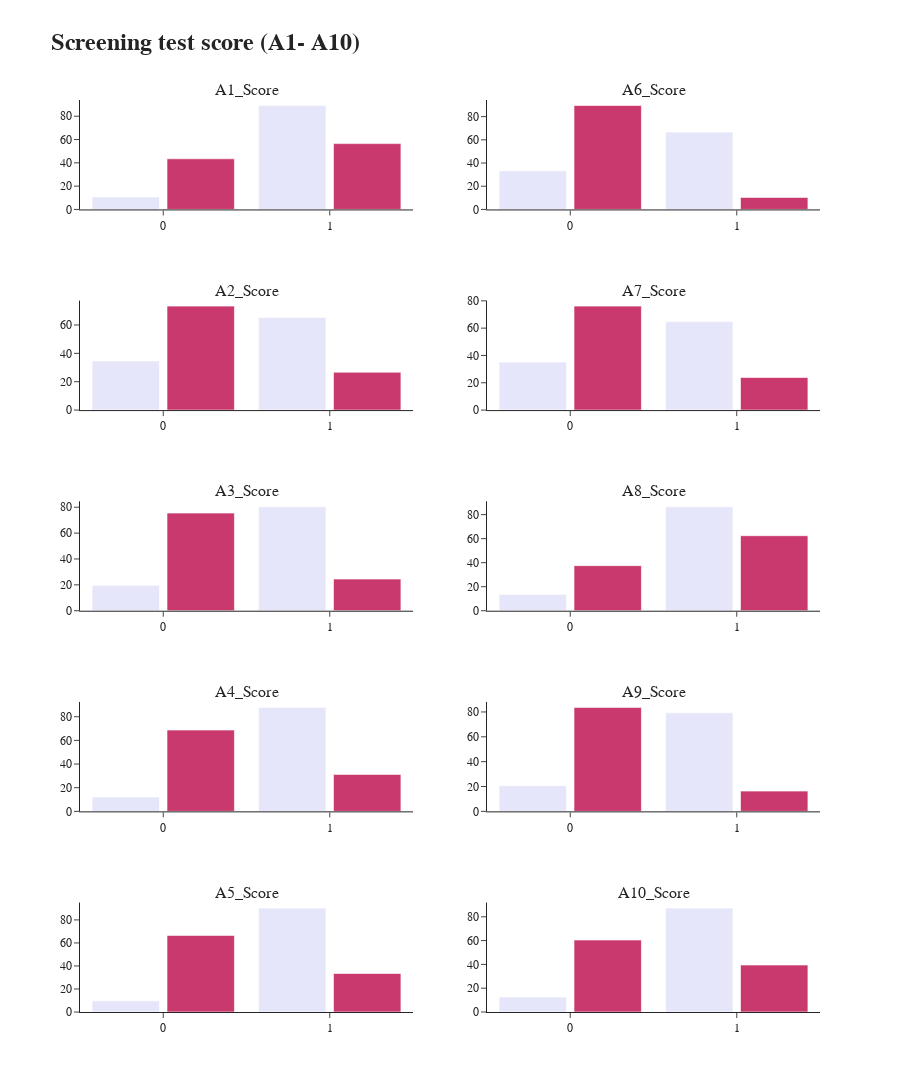

The code cell stored with this chart in its notebook:
### Markdown cell above
- Screening Test scores (QA1-10)

### Code cell
fig = make_subplots(rows=5, cols=2,
                   subplot_titles=('A1_Score','A6_Score', 'A2_Score', 'A7_Score','A3_Score', 
                                   'A8_Score','A4_Score','A9_Score', 'A5_Score','A10_Score',
                                   ))     
num_cols = ['A1_Score', 'A2_Score', 'A3_Score', 'A4_Score', 'A5_Score', 'A6_Score', 'A7_Score', 'A8_Score', 'A9_Score', 'A10_Score']

for i, feat in enumerate(num_cols[0:5]):
    fig.add_trace(go.Histogram(x=ASD_pos[feat],histnorm='percent',
                  name='ASD_pos', marker_color = 'lavender'),
                  row=i+1, col=1)
    fig.add_trace(go.Histogram(x=ASD_neg[feat],histnorm='percent',
                  name='ASD_neg', marker_color = '#c11754', opacity=0.85),

                 row=i+1, col=1)    
    fig.update_layout(barmode='overlay')
                           
for j, feat in enumerate(num_cols[5:12]):
    fig.add_trace(go.Histogram(x=ASD_pos[feat],histnorm='percent',
                  name='ASD_pos', marker_color = 'lavender'),
                 row=j+1, col=2)
    fig.add_trace(go.Histogram(x=ASD_neg[feat],histnorm='percent',
                  name='ASD_neg', marker_color = '#c11754', opacity=0.85),
                 row=j+1, col=2)    
    fig.update_layout(barmode='overlay')

fig.update_layout(title=" <b> Screening test score (A1- A10) <b>",
                      font_family="San Serif",
                      titlefont={'size': 24},
                      width=900, height=1200,
                      template='simple_white',
                      showlegend=False,
                      bargap=0.1, 
                      bargroupgap=0.1,
                  legend=dict(
                  orientation="v", y=1, yanchor="top", x=1.0, xanchor="right" )                 
                     )

fig.update_layout(barmode='group')
fig.show()

### Figure 1 — Plotly figure (JSON) as saved in the notebook; plotly's stock layout.template omitted (floating-point values rounded to 4 significant figures; data arrays with more than 128 entries replaced by an {"elided": "..."} marker saying what was removed)
{"data": [{"histnorm": "percent", "marker": {"color": "lavender"}, "name": "ASD_pos", "type": "histogram", "x": {"elided": "372 int values"}, "xaxis": "x", "yaxis": "y"}, {"histnorm": "percent", "marker": {"color": "#c11754"}, "name": "ASD_neg", "opacity": 0.85, "type": "histogram", "x": {"elided": "1127 int values"}, "xaxis": "x", "yaxis": "y"}, {"histnorm": "percent", "marker": {"color": "lavender"}, "name": "ASD_pos", "type": "histogram", "x": {"elided": "372 int values"}, "xaxis": "x3", "yaxis": "y3"}, {"histnorm": "percent", "marker": {"color": "#c11754"}, "name": "ASD_neg", "opacity": 0.85, "type": "histogram", "x": {"elided": "1127 int values"}, "xaxis": "x3", "yaxis": "y3"}, {"histnorm": "percent", "marker": {"color": "lavender"}, "name": "ASD_pos", "type": "histogram", "x": {"elided": "372 int values"}, "xaxis": "x5", "yaxis": "y5"}, {"histnorm": "percent", "marker": {"color": "#c11754"}, "name": "ASD_neg", "opacity": 0.85, "type": "histogram", "x": {"elided": "1127 int values"}, "xaxis": "x5", "yaxis": "y5"}, {"histnorm": "percent", "marker": {"color": "lavender"}, "name": "ASD_pos", "type": "histogram", "x": {"elided": "372 int values"}, "xaxis": "x7", "yaxis": "y7"}, {"histnorm": "percent", "marker": {"color": "#c11754"}, "name": "ASD_neg", "opacity": 0.85, "type": "histogram", "x": {"elided": "1127 int values"}, "xaxis": "x7", "yaxis": "y7"}, {"histnorm": "percent", "marker": {"color": "lavender"}, "name": "ASD_pos", "type": "histogram", "x": {"elided": "372 int values"}, "xaxis": "x9", "yaxis": "y9"}, {"histnorm": "percent", "marker": {"color": "#c11754"}, "name": "ASD_neg", "opacity": 0.85, "type": "histogram", "x": {"elided": "1127 int values"}, "xaxis": "x9", "yaxis": "y9"}, {"histnorm": "percent", "marker": {"color": "lavender"}, "name": "ASD_pos", "type": "histogram", "x": {"elided": "372 int values"}, "xaxis": "x2", "yaxis": "y2"}, {"histnorm": "percent", "marker": {"color": "#c11754"}, "name": "ASD_neg", "opacity": 0.85, "type": "histogram", "x": {"elided": "1127 int values"}, "xaxis": "x2", "yaxis": "y2"}, {"histnorm": "percent", "marker": {"color": "lavender"}, "name": "ASD_pos", "type": "histogram", "x": {"elided": "372 int values"}, "xaxis": "x4", "yaxis": "y4"}, {"histnorm": "percent", "marker": {"color": "#c11754"}, "name": "ASD_neg", "opacity": 0.85, "type": "histogram", "x": {"elided": "1127 int values"}, "xaxis": "x4", "yaxis": "y4"}, {"histnorm": "percent", "marker": {"color": "lavender"}, "name": "ASD_pos", "type": "histogram", "x": {"elided": "372 int values"}, "xaxis": "x6", "yaxis": "y6"}, {"histnorm": "percent", "marker": {"color": "#c11754"}, "name": "ASD_neg", "opacity": 0.85, "type": "histogram", "x": {"elided": "1127 int values"}, "xaxis": "x6", "yaxis": "y6"}, {"histnorm": "percent", "marker": {"color": "lavender"}, "name": "ASD_pos", "type": "histogram", "x": {"elided": "372 int values"}, "xaxis": "x8", "yaxis": "y8"}, {"histnorm": "percent", "marker": {"color": "#c11754"}, "name": "ASD_neg", "opacity": 0.85, "type": "histogram", "x": {"elided": "1127 int values"}, "xaxis": "x8", "yaxis": "y8"}, {"histnorm": "percent", "marker": {"color": "lavender"}, "name": "ASD_pos", "type": "histogram", "x": {"elided": "372 int values"}, "xaxis": "x10", "yaxis": "y10"}, {"histnorm": "percent", "marker": {"color": "#c11754"}, "name": "ASD_neg", "opacity": 0.85, "type": "histogram", "x": {"elided": "1127 int values"}, "xaxis": "x10", "yaxis": "y10"}], "layout": {"annotations": [{"font": {"size": 16}, "showarrow": false, "text": "A1_Score", "x": 0.225, "xanchor": "center", "xref": "paper", "y": 1, "yanchor": "bottom", "yref": "paper"}, {"font": {"size": 16}, "showarrow": false, "text": "A6_Score", "x": 0.775, "xanchor": "center", "xref": "paper", "y": 1, "yanchor": "bottom", "yref": "paper"}, {"font": {"size": 16}, "showarrow": false, "text": "A2_Score", "x": 0.225, "xanchor": "center", "xref": "paper", "y": 0.78, "yanchor": "bottom", "yref": "paper"}, {"font": {"size": 16}, "showarrow": false, "text": "A7_Score", "x": 0.775, "xanchor": "center", "xref": "paper", "y": 0.78, "yanchor": "bottom", "yref": "paper"}, {"font": {"size": 16}, "showarrow": false, "text": "A3_Score", "x": 0.225, "xanchor": "center", "xref": "paper", "y": 0.56, "yanchor": "bottom", "yref": "paper"}, {"font": {"size": 16}, "showarrow": false, "text": "A8_Score", "x": 0.775, "xanchor": "center", "xref": "paper", "y": 0.56, "yanchor": "bottom", "yref": "paper"}, {"font": {"size": 16}, "showarrow": false, "text": "A4_Score", "x": 0.225, "xanchor": "center", "xref": "paper", "y": 0.34, "yanchor": "bottom", "yref": "paper"}, {"font": {"size": 16}, "showarrow": false, "text": "A9_Score", "x": 0.775, "xanchor": "center", "xref": "paper", "y": 0.34, "yanchor": "bottom", "yref": "paper"}, {"font": {"size": 16}, "showarrow": false, "text": "A5_Score", "x": 0.225, "xanchor": "center", "xref": "paper", "y": 0.12, "yanchor": "bottom", "yref": "paper"}, {"font": {"size": 16}, "showarrow": false, "text": "A10_Score", "x": 0.775, "xanchor": "center", "xref": "paper", "y": 0.12, "yanchor": "bottom", "yref": "paper"}], "bargap": 0.1, "bargroupgap": 0.1, "barmode": "group", "font": {"family": "San Serif"}, "height": 1200, "legend": {"orientation": "v", "x": 1, "xanchor": "right", "y": 1, "yanchor": "top"}, "showlegend": false, "title": {"font": {"size": 24}, "text": " <b> Screening test score (A1- A10) <b>"}, "width": 900, "xaxis": {"anchor": "y", "domain": [0, 0.45]}, "xaxis10": {"anchor": "y10", "domain": [0.55, 1]}, "xaxis2": {"anchor": "y2", "domain": [0.55, 1]}, "xaxis3": {"anchor": "y3", "domain": [0, 0.45]}, "xaxis4": {"anchor": "y4", "domain": [0.55, 1]}, "xaxis5": {"anchor": "y5", "domain": [0, 0.45]}, "xaxis6": {"anchor": "y6", "domain": [0.55, 1]}, "xaxis7": {"anchor": "y7", "domain": [0, 0.45]}, "xaxis8": {"anchor": "y8", "domain": [0.55, 1]}, "xaxis9": {"anchor": "y9", "domain": [0, 0.45]}, "yaxis": {"anchor": "x", "domain": [0.88, 1]}, "yaxis10": {"anchor": "x10", "domain": [0, 0.12]}, "yaxis2": {"anchor": "x2", "domain": [0.88, 1]}, "yaxis3": {"anchor": "x3", "domain": [0.66, 0.78]}, "yaxis4": {"anchor": "x4", "domain": [0.66, 0.78]}, "yaxis5": {"anchor": "x5", "domain": [0.44, 0.56]}, "yaxis6": {"anchor": "x6", "domain": [0.44, 0.56]}, "yaxis7": {"anchor": "x7", "domain": [0.22, 0.34]}, "yaxis8": {"anchor": "x8", "domain": [0.22, 0.34]}, "yaxis9": {"anchor": "x9", "domain": [0, 0.12]}}}
